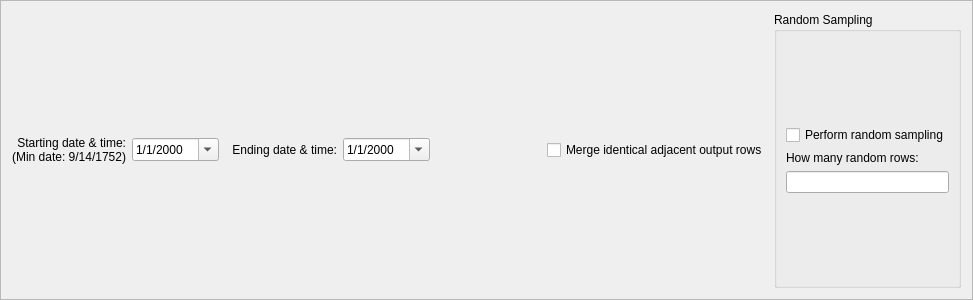
<?xml version="1.0" encoding="UTF-8"?>
<ui version="4.0">
 <class>TimeRangeBox</class>
 <widget class="QFrame" name="TimeRangeBox">
  <property name="geometry">
   <rect>
    <x>0</x>
    <y>0</y>
    <width>973</width>
    <height>300</height>
   </rect>
  </property>
  <property name="windowTitle">
   <string>Frame</string>
  </property>
  <property name="frameShape">
   <enum>QFrame::StyledPanel</enum>
  </property>
  <property name="frameShadow">
   <enum>QFrame::Raised</enum>
  </property>
  <layout class="QHBoxLayout" name="horizontalLayout">
   <item>
    <layout class="QVBoxLayout" name="verticalLayout">
     <item>
      <layout class="QHBoxLayout" name="horizontalLayout_2">
       <item>
        <widget class="QLabel" name="label_2">
         <property name="minimumSize">
          <size>
           <width>0</width>
           <height>0</height>
          </size>
         </property>
         <property name="maximumSize">
          <size>
           <width>16777215</width>
           <height>16777215</height>
          </size>
         </property>
         <property name="text">
          <string>Starting date &amp; time:
(Min date: 9/14/1752)</string>
         </property>
         <property name="alignment">
          <set>Qt::AlignRight|Qt::AlignTrailing|Qt::AlignVCenter</set>
         </property>
         <property name="wordWrap">
          <bool>true</bool>
         </property>
        </widget>
       </item>
       <item>
        <widget class="NewGeneDateTimeWidget" name="dateTimeEdit_start">
         <property name="minimumSize">
          <size>
           <width>75</width>
           <height>0</height>
          </size>
         </property>
         <property name="maximumSize">
          <size>
           <width>150</width>
           <height>16777215</height>
          </size>
         </property>
         <property name="displayFormat">
          <string>M/d/yyyy</string>
         </property>
         <property name="calendarPopup">
          <bool>true</bool>
         </property>
        </widget>
       </item>
       <item>
        <widget class="QLabel" name="label">
         <property name="minimumSize">
          <size>
           <width>0</width>
           <height>0</height>
          </size>
         </property>
         <property name="maximumSize">
          <size>
           <width>16777215</width>
           <height>16777215</height>
          </size>
         </property>
         <property name="text">
          <string>  Ending date &amp; time:</string>
         </property>
         <property name="alignment">
          <set>Qt::AlignRight|Qt::AlignTrailing|Qt::AlignVCenter</set>
         </property>
        </widget>
       </item>
       <item>
        <widget class="NewGeneDateTimeWidget" name="dateTimeEdit_end">
         <property name="minimumSize">
          <size>
           <width>75</width>
           <height>0</height>
          </size>
         </property>
         <property name="maximumSize">
          <size>
           <width>150</width>
           <height>16777215</height>
          </size>
         </property>
         <property name="displayFormat">
          <string>M/d/yyyy</string>
         </property>
         <property name="calendarPopup">
          <bool>true</bool>
         </property>
        </widget>
       </item>
       <item>
        <spacer name="horizontalSpacer">
         <property name="orientation">
          <enum>Qt::Horizontal</enum>
         </property>
         <property name="sizeHint" stdset="0">
          <size>
           <width>40</width>
           <height>20</height>
          </size>
         </property>
        </spacer>
       </item>
       <item>
        <widget class="QCheckBox" name="mergeIdenticalRows">
         <property name="text">
          <string>Merge identical adjacent output rows</string>
         </property>
        </widget>
       </item>
       <item>
        <widget class="QGroupBox" name="groupBox">
         <property name="title">
          <string>Random Sampling</string>
         </property>
         <layout class="QVBoxLayout" name="verticalLayout_2">
          <item>
           <spacer name="verticalSpacer_2">
            <property name="orientation">
             <enum>Qt::Vertical</enum>
            </property>
            <property name="sizeHint" stdset="0">
             <size>
              <width>20</width>
              <height>40</height>
             </size>
            </property>
           </spacer>
          </item>
          <item>
           <widget class="QCheckBox" name="doRandomSampling">
            <property name="text">
             <string>Perform random sampling</string>
            </property>
           </widget>
          </item>
          <item>
           <widget class="QLabel" name="label_3">
            <property name="text">
             <string>How many random rows:</string>
            </property>
           </widget>
          </item>
          <item>
           <widget class="QLineEdit" name="randomSamplingHowManyRows">
            <property name="sizePolicy">
             <sizepolicy hsizetype="Expanding" vsizetype="Fixed">
              <horstretch>0</horstretch>
              <verstretch>0</verstretch>
             </sizepolicy>
            </property>
            <property name="inputMask">
             <string/>
            </property>
            <property name="maxLength">
             <number>32767</number>
            </property>
           </widget>
          </item>
          <item>
           <spacer name="verticalSpacer">
            <property name="orientation">
             <enum>Qt::Vertical</enum>
            </property>
            <property name="sizeHint" stdset="0">
             <size>
              <width>20</width>
              <height>40</height>
             </size>
            </property>
           </spacer>
          </item>
         </layout>
         <zorder>doRandomSampling</zorder>
         <zorder>doRandomSampling</zorder>
         <zorder>randomSamplingHowManyRows</zorder>
         <zorder>verticalSpacer</zorder>
         <zorder>verticalSpacer_2</zorder>
         <zorder>label_3</zorder>
        </widget>
       </item>
      </layout>
     </item>
    </layout>
   </item>
  </layout>
 </widget>
 <customwidgets>
  <customwidget>
   <class>NewGeneDateTimeWidget</class>
   <extends>QDateTimeEdit</extends>
   <header>newgenedatetimewidget.h</header>
  </customwidget>
 </customwidgets>
 <resources/>
 <connections/>
</ui>
